Frame 1 (no input): blank canvas, image omitted
Frame 60 (the mouse pressed at the canvas centre just before this capture): blank canvas, image omitted
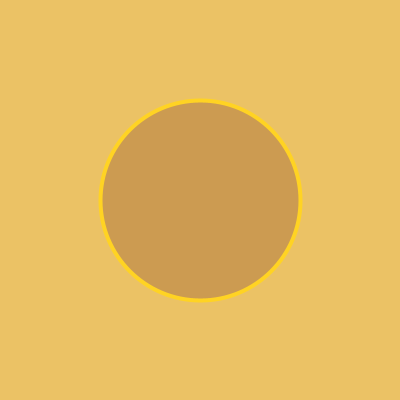
Frame 120 (the mouse held since frame 60 and released just before this capture)

The Processing sketch whose frames 1 and 60 were blank and that drew this single picture after the mouse press (run headless with seeded random() and noise(); from frame 60 on, the mouse is pressed at the canvas centre):

// Processing sketch: processing_140397
// ── processing_140397.pde

color c1,c2,c3; // Füllfarbe, Linienfarbe, Hintergrundfarbe
 
void setup() {
  defineColors();
  background(c2);
  size(400,400);
  strokeWeight(4); 
}
 
void draw() {
  fill(c1);
  stroke(c3);
  ellipse(mouseX, mouseY, abs(mouseX-pmouseX), abs(mouseX-pmouseX));
}
   
void defineColors() {
   c1 = color(204,155,81);
   c2 = color(235,194,101);
   c3 = color(255,211,35); 
}
